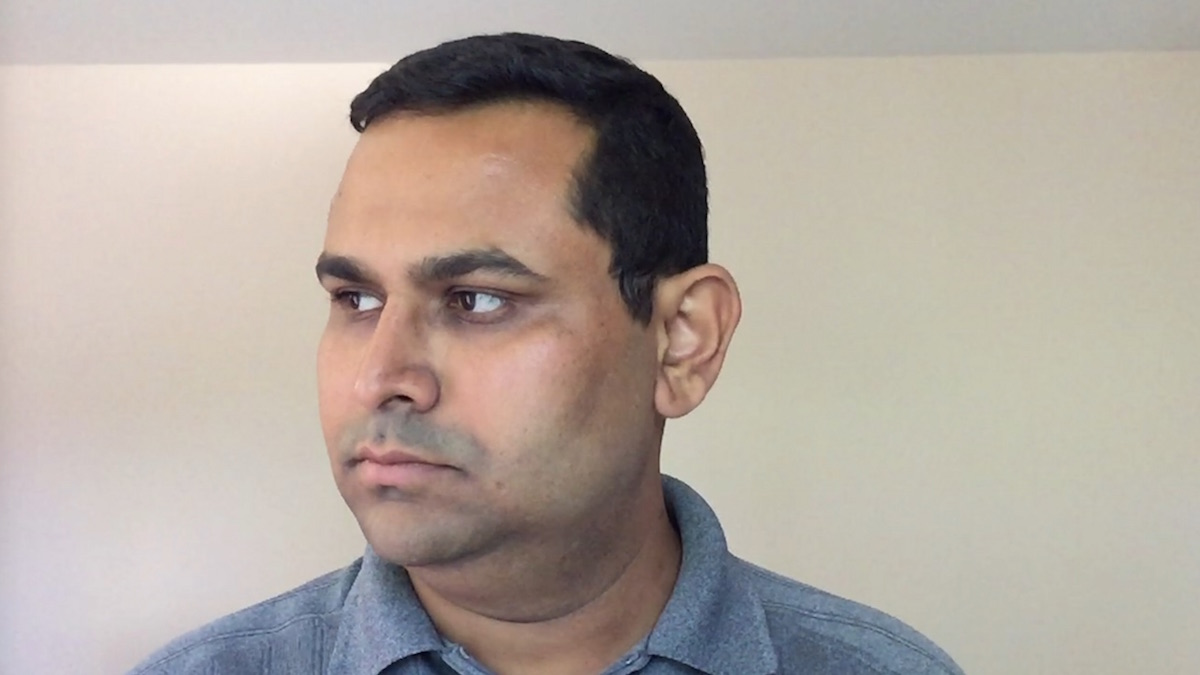
#> input picture 基于OpenCV/headPose.jpg, 1200 x 675 px
$ python opp.py
#> lines starting #> are read from the running program, lines starting #| are printed output that depends on the picture
# coding=utf-8

import cv2
"""
INTER_NEAREST | 最近邻插值
INTER_LINEAR | 双线性插值（默认设置）
INTER_AREA |  使用像素区域关系进行重采样
INTER_CUBIC  | 4x4像素邻域的双三次插值
INTER_LANCZOS4 |  8x8像素邻域的Lanczos插值
"""

if __name__ == '__main__':
    img = cv2.imread("headPose.jpg")
#> img is the input picture: shape (675, 1200, 3); mean B, G, R 159.9, 168.4, 178.6
    height, width = img.shape[:2]
#> height = 675; width = 1200

    # 缩小图像
    size = (int(width*0.8), int(height*0.7))
#> size = (960, 472)
    shrink_NEAREST = cv2.resize(img, size, interpolation=cv2.INTER_NEAREST)
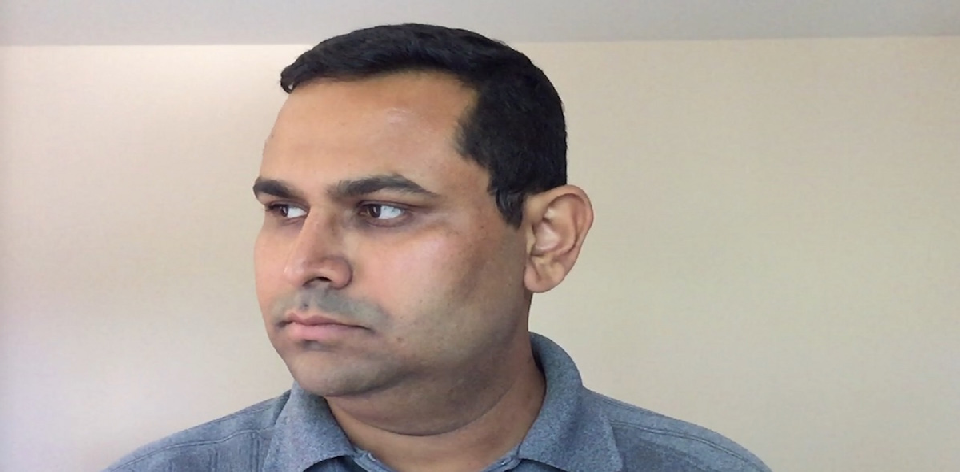
#> shrink_NEAREST: shape (472, 960, 3); mean B, G, R 160, 168.5, 178.7
    shrink_LINEAR = cv2.resize(img, size, interpolation=cv2.INTER_LINEAR)
    shrink_AREA = cv2.resize(img, size, interpolation=cv2.INTER_AREA)
    shrink_CUBIC = cv2.resize(img, size, interpolation=cv2.INTER_CUBIC)
    shrink_LANCZOS4 = cv2.resize(img, size, interpolation=cv2.INTER_LANCZOS4)

    # 放大图像
    fx = 1.2
    fy = 1.1
    enlarge_NEAREST = cv2.resize(img, (0, 0), fx=fx, fy=fy, interpolation=cv2.INTER_NEAREST)
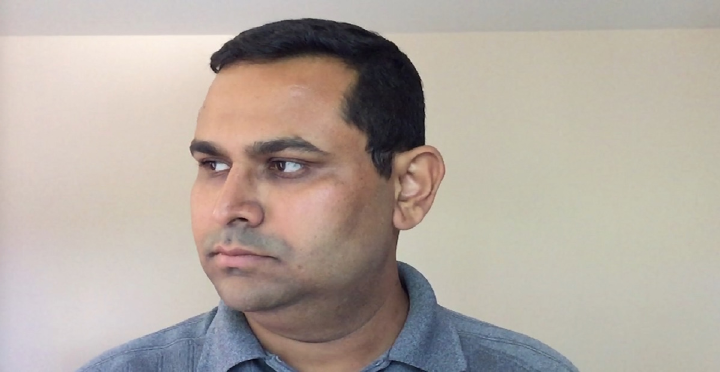
#> enlarge_NEAREST: shape (743, 1440, 3) (shown at 1/2 size); mean B, G, R 159.9, 168.5, 178.6
    enlarge_LINEAR = cv2.resize(img, (0, 0), fx=fx, fy=fy, interpolation=cv2.INTER_LINEAR)
    enlarge_AREA = cv2.resize(img, (0, 0), fx=fx, fy=fy, interpolation=cv2.INTER_AREA)
    enlarge_CUBIC = cv2.resize(img, (0, 0), fx=fx, fy=fy, interpolation=cv2.INTER_CUBIC)
    enlarge_LANCZOS4 = cv2.resize(img, (0, 0), fx=fx, fy=fy, interpolation=cv2.INTER_LANCZOS4)

    # 保存图像
    cv2.imwrite("shrink_NEAREST.jpg", shrink_NEAREST)
    cv2.imwrite("shrink_LINEAR.jpg", shrink_LINEAR)
    cv2.imwrite("shrink_AREA.jpg", shrink_AREA)
    cv2.imwrite("shrink_CUBIC.jpg", shrink_CUBIC)
    cv2.imwrite("shrink_LANCZOS4.jpg", shrink_LANCZOS4)

    cv2.imwrite("enlarge_NEAREST.jpg", enlarge_NEAREST)
    cv2.imwrite("enlarge_LINEAR.jpg", enlarge_LINEAR)
    cv2.imwrite("enlarge_AREA.jpg", enlarge_AREA)
    cv2.imwrite("enlarge_CUBIC.jpg", enlarge_CUBIC)
    cv2.imwrite("enlarge_LANCZOS4.jpg", enlarge_LANCZOS4)
